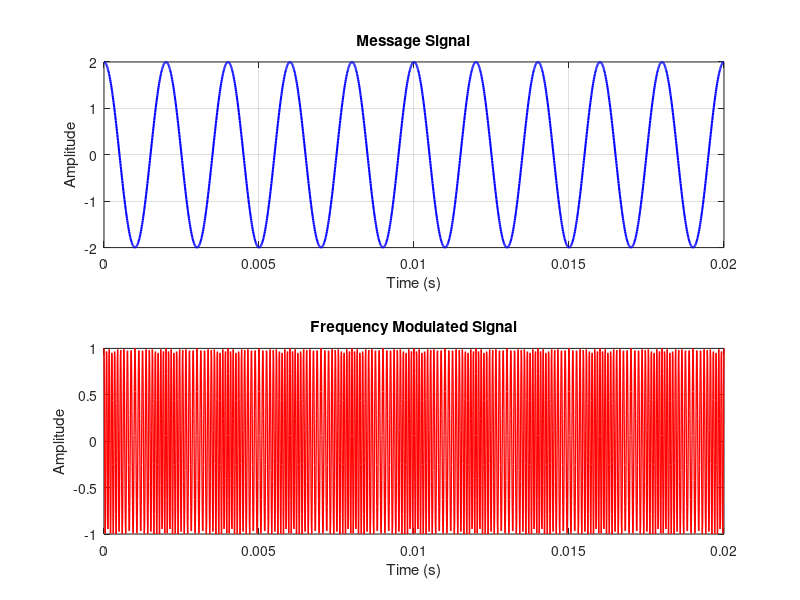
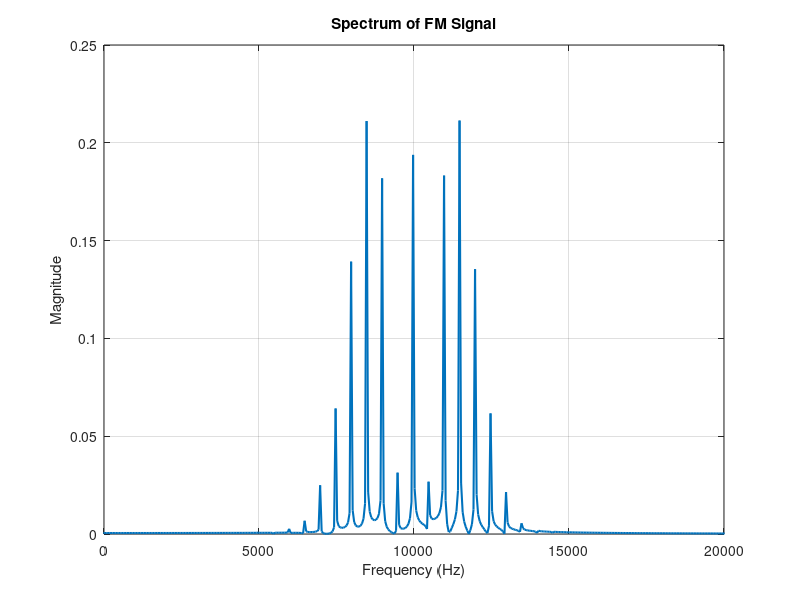

These charts were generated, in order, by the following MATLAB code:
clc;
clear;
close all;

%% Input Parameters
Am = 2;          % Message amplitude (V)
fm = 500;        % Message frequency (Hz)

Ac = 1;          % Carrier amplitude
fc = 10000;      % Carrier frequency (Hz)

kf = 1000;       % Frequency sensitivity (Hz/V)

fs = 100000;     % Sampling frequency (Hz)
T = 0.02;        % Simulation time (s)

t = 0:1/fs:T;

%% Message Signal
m = Am*cos(2*pi*fm*t);

%% Frequency Deviation
delta_f = kf*Am;

%% Modulation Index
beta = delta_f/fm;

%% FM Signal
fm_signal = Ac*cos(2*pi*fc*t + beta*sin(2*pi*fm*t));

%% Time Domain Plots
figure;

subplot(2,1,1)
plot(t,m,'b','LineWidth',1.5)
grid on
xlabel('Time (s)')
ylabel('Amplitude')
title('Message Signal')

subplot(2,1,2)
plot(t,fm_signal,'r','LineWidth',1)
grid on
xlabel('Time (s)')
ylabel('Amplitude')
title('Frequency Modulated Signal')

%% FFT Analysis
N = length(fm_signal);

FM_fft = fft(fm_signal);

FM_mag = abs(fftshift(FM_fft))/N;

f = (-N/2:N/2-1)*(fs/N);

figure
plot(f,FM_mag,'LineWidth',1.5)
grid on
xlabel('Frequency (Hz)')
ylabel('Magnitude')
title('Spectrum of FM Signal')

xlim([fc-10000 fc+10000])

%% Carson's Rule
BW = 2*(delta_f + fm);

%% Display Results

fprintf('\n');
fprintf('=====================================\n');
fprintf('        FM SIGNAL PARAMETERS\n');
fprintf('=====================================\n');

fprintf('Carrier Frequency      = %.0f Hz\n',fc);
fprintf('Message Frequency      = %.0f Hz\n',fm);
fprintf('Message Amplitude      = %.2f V\n',Am);
fprintf('Carrier Amplitude      = %.2f V\n',Ac);
fprintf('Frequency Sensitivity  = %.0f Hz/V\n',kf);

fprintf('\n');

fprintf('Frequency Deviation    = %.0f Hz\n',delta_f);
fprintf('Modulation Index (β)   = %.2f\n',beta);

fprintf('Bandwidth (Carson)     = %.0f Hz\n',BW);

fprintf('=====================================\n');
